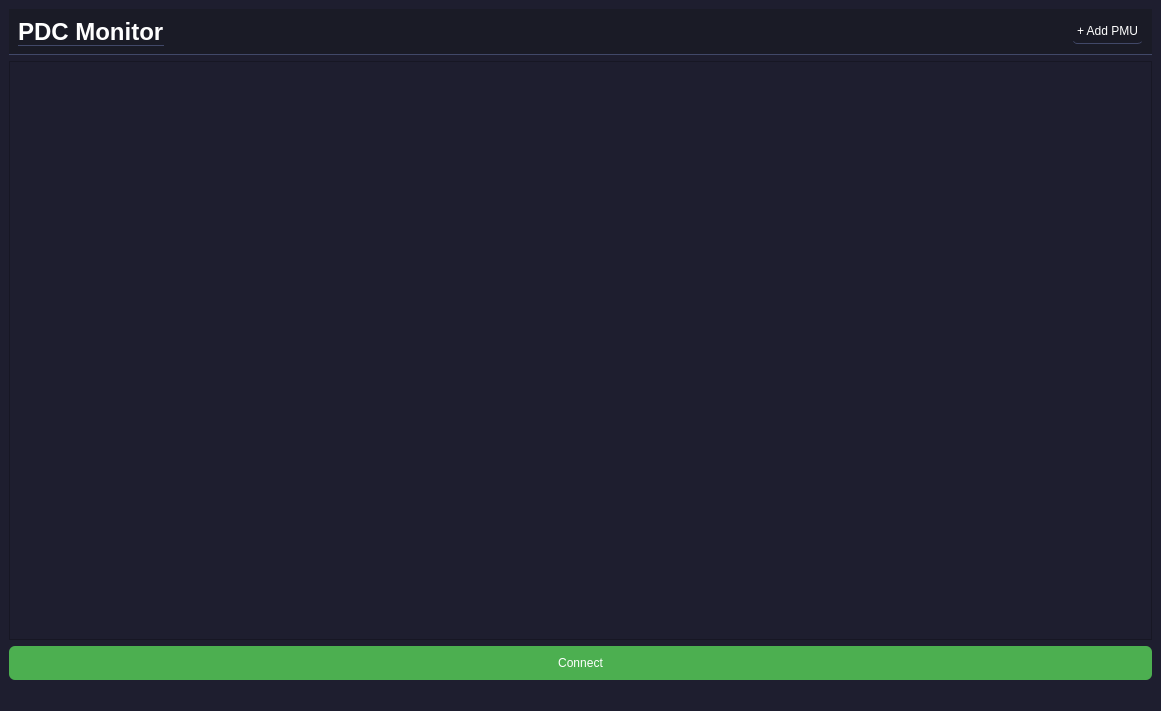
<?xml version="1.0" encoding="UTF-8"?>
<ui version="4.0">
 <class>MainWindow</class>
 <widget class="QMainWindow" name="MainWindow">
  <property name="geometry">
   <rect>
    <x>0</x>
    <y>0</y>
    <width>1161</width>
    <height>711</height>
   </rect>
  </property>
  <property name="sizePolicy">
   <sizepolicy hsizetype="Preferred" vsizetype="Preferred">
    <horstretch>0</horstretch>
    <verstretch>0</verstretch>
   </sizepolicy>
  </property>
  <property name="windowTitle">
   <string>MainWindow</string>
  </property>
  <property name="styleSheet">
   <string notr="true">QWidget {
    background-color: #1e1e2f;
    color: white;
    font-family: Arial;
}

QLineEdit {
    background-color: #2b2b3c;
    border: 1px solid #444;
    padding: 5px;
    border-radius: 5px;
}

QPushButton {
    background-color: #4CAF50;
    border-radius: 5px;
    padding: 5px;
}

QPushButton:hover {
    background-color: #45a049;
}</string>
  </property>
  <widget class="QWidget" name="centralwidget">
   <layout class="QVBoxLayout" name="verticalLayout_2">
    <item>
     <widget class="QWidget" name="widget" native="true">
      <property name="styleSheet">
       <string notr="true">background-color: #1a1b26;
border-bottom: 1px solid #414868;</string>
      </property>
      <layout class="QHBoxLayout" name="horizontalLayout_3">
       <item>
        <widget class="QLabel" name="label">
         <property name="font">
          <font>
           <family>Arial</family>
           <pointsize>18</pointsize>
           <bold>true</bold>
          </font>
         </property>
         <property name="text">
          <string>PDC Monitor</string>
         </property>
        </widget>
       </item>
       <item>
        <spacer name="horizontalSpacer">
         <property name="orientation">
          <enum>Qt::Orientation::Horizontal</enum>
         </property>
         <property name="sizeHint" stdset="0">
          <size>
           <width>40</width>
           <height>20</height>
          </size>
         </property>
        </spacer>
       </item>
       <item>
        <widget class="QPushButton" name="addConnectionButton">
         <property name="text">
          <string>+ Add PMU</string>
         </property>
        </widget>
       </item>
      </layout>
     </widget>
    </item>
    <item>
     <widget class="QScrollArea" name="scrollArea">
      <property name="widgetResizable">
       <bool>true</bool>
      </property>
      <widget class="QWidget" name="scrollAreaWidgetContents">
       <property name="geometry">
        <rect>
         <x>0</x>
         <y>0</y>
         <width>1137</width>
         <height>537</height>
        </rect>
       </property>
       <layout class="QVBoxLayout" name="verticalLayout">
        <item>
         <layout class="QGridLayout" name="gridLayoutConnections">
          <property name="sizeConstraint">
           <enum>QLayout::SizeConstraint::SetMinAndMaxSize</enum>
          </property>
          <property name="horizontalSpacing">
           <number>2</number>
          </property>
         </layout>
        </item>
       </layout>
      </widget>
     </widget>
    </item>
    <item>
     <widget class="QPushButton" name="connectButton">
      <property name="styleSheet">
       <string notr="true">background-color: #4CAF50;
color: white;
border-radius: 6px;
padding: 10px;</string>
      </property>
      <property name="text">
       <string>Connect</string>
      </property>
     </widget>
    </item>
   </layout>
  </widget>
  <widget class="QMenuBar" name="menubar">
   <property name="geometry">
    <rect>
     <x>0</x>
     <y>0</y>
     <width>1161</width>
     <height>22</height>
    </rect>
   </property>
  </widget>
  <widget class="QStatusBar" name="statusbar"/>
 </widget>
 <resources/>
 <connections/>
</ui>
